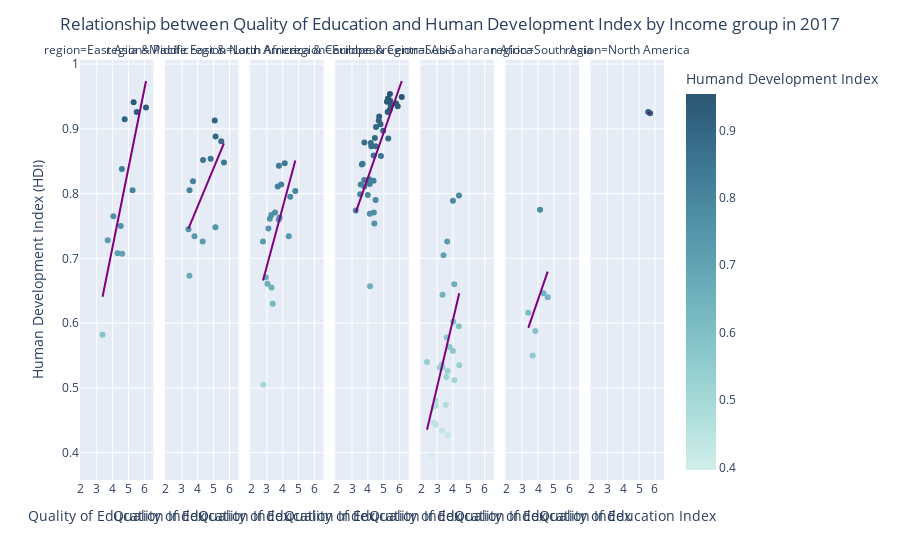

Notebook code for this chart:
### Code cell
fig = px.scatter(data_frame=df_hdi_qual_2017,x='val_qual_ed',y='hdi',facet_col='region',hover_name='country_name',color='hdi',trendline='ols',
                 category_orders= regions_ord, labels={'hdi':'Humand Development Index'},
                 color_continuous_scale=px.colors.sequential.Teal, trendline_color_override='Purple')

#Setting the labels of the plot
fig.update_layout(
    title={
        'text': "Relationship between Quality of Education and Human Development Index by Income group in 2017",
        'x':0.5,
        'xanchor': 'center'},
    xaxis_title="Quality of Education Index",
    yaxis_title="Human Development Index (HDI)"
)
#Ensuring that all x-axis show the correct label
fig.for_each_xaxis(lambda x: x.update(title="Quality of Education Index"))

fig.show()

### Figure 1 — Plotly figure (JSON) as saved in the notebook; plotly's stock layout.template omitted (floating-point values rounded to 4 significant figures)
{"data": [{"hovertemplate": "<b>%{hovertext}</b><br><br>region=East Asia & Pacific<br>val_qual_ed=%{x}<br>Humand Development Index=%{marker.color}<extra></extra>", "hovertext": ["Commonwealth of Australia", "Brunei Darussalam", "Kingdom of Cambodia", "People's Republic of China", "Republic of Indonesia", "Japan", "Malaysia", "Mongolia", "New Zealand", "Republic of the Philippines", "Republic of Singapore", "Kingdom of Thailand"], "legendgroup": "", "marker": {"color": [0.941, 0.838, 0.582, 0.75, 0.707, 0.915, 0.805, 0.728, 0.926, 0.708, 0.933, 0.765], "coloraxis": "coloraxis", "symbol": "circle"}, "mode": "markers", "name": "", "orientation": "v", "showlegend": false, "type": "scatter", "x": [5.325, 4.585, 3.368, 4.514, 4.603, 4.761, 5.258, 3.693, 5.519, 4.312, 6.102, 4.051], "xaxis": "x", "y": [0.941, 0.838, 0.582, 0.75, 0.707, 0.915, 0.805, 0.728, 0.926, 0.708, 0.933, 0.765], "yaxis": "y"}, {"hovertemplate": "<b>OLS trendline</b><br>hdi = 0.121861 * val_qual_ed + 0.230236<br>R<sup>2</sup>=0.707738<br><br>region=East Asia & Pacific<br>val_qual_ed=%{x}<br>Humand Development Index=%{y} <b>(trend)</b><extra></extra>", "legendgroup": "", "line": {"color": "Purple"}, "marker": {"symbol": "circle"}, "mode": "lines", "name": "", "showlegend": false, "type": "scatter", "x": [3.368, 3.693, 4.051, 4.312, 4.514, 4.585, 4.603, 4.761, 5.258, 5.325, 5.519, 6.102], "xaxis": "x", "y": [0.6406, 0.6802, 0.7238, 0.7557, 0.7803, 0.789, 0.7911, 0.8105, 0.871, 0.8791, 0.9028, 0.9738], "yaxis": "y"}, {"hovertemplate": "<b>%{hovertext}</b><br><br>region=Middle East & North Africa<br>val_qual_ed=%{x}<br>Humand Development Index=%{marker.color}<extra></extra>", "hovertext": ["People's Democratic Republic of Algeria", "Kingdom of Bahrain", "State of Israel", "Hashemite Kingdom of Jordan", "State of Kuwait", "Lebanese Republic", "Republic of Malta", "Kingdom of Morocco", "Sultanate of Oman", "State of Qatar", "Kingdom of Saudi Arabia", "Republic of Tunisia", "United Arab Emirates"], "legendgroup": "", "marker": {"color": [0.745, 0.854, 0.913, 0.726, 0.805, 0.748, 0.888, 0.673, 0.819, 0.848, 0.852, 0.734, 0.881], "coloraxis": "coloraxis", "symbol": "circle"}, "mode": "markers", "name": "", "orientation": "v", "showlegend": false, "type": "scatter", "x": [3.417, 4.817, 5.072, 4.312, 3.486, 5.119, 5.124, 3.48, 3.703, 5.651, 4.336, 3.799, 5.482], "xaxis": "x2", "y": [0.745, 0.854, 0.913, 0.726, 0.805, 0.748, 0.888, 0.673, 0.819, 0.848, 0.852, 0.734, 0.881], "yaxis": "y2"}, {"hovertemplate": "<b>OLS trendline</b><br>hdi = 0.0589398 * val_qual_ed + 0.544567<br>R<sup>2</sup>=0.411726<br><br>region=Middle East & North Africa<br>val_qual_ed=%{x}<br>Humand Development Index=%{y} <b>(trend)</b><extra></extra>", "legendgroup": "", "line": {"color": "Purple"}, "marker": {"symbol": "circle"}, "mode": "lines", "name": "", "showlegend": false, "type": "scatter", "x": [3.417, 3.48, 3.486, 3.703, 3.799, 4.312, 4.336, 4.817, 5.072, 5.119, 5.124, 5.482, 5.651], "xaxis": "x2", "y": [0.7459, 0.7496, 0.75, 0.7628, 0.7685, 0.7987, 0.8001, 0.8285, 0.8435, 0.8463, 0.8466, 0.8677, 0.8776], "yaxis": "y2"}, {"hovertemplate": "<b>%{hovertext}</b><br><br>region=Latin America & Caribbean<br>val_qual_ed=%{x}<br>Humand Development Index=%{marker.color}<extra></extra>", "hovertext": ["Argentine Republic", "Federative Republic of Brazil", "Republic of Chile", "Republic of Colombia", "Republic of Costa Rica", "Dominican Republic", "Republic of Ecuador", "Republic of El Salvador", "Republic of Guatemala", "Republic of Haiti", "Republic of Honduras", "Jamaica", "United Mexican States", "Republic of Nicaragua", "Republic of Panama", "Republic of Paraguay", "Republic of Peru", "Republic of Trinidad and Tobago", "Oriental Republic of Uruguay"], "legendgroup": "", "marker": {"color": [0.843, 0.761, 0.847, 0.763, 0.804, 0.746, 0.76, 0.671, 0.655, 0.505, 0.63, 0.734, 0.771, 0.661, 0.811, 0.726, 0.767, 0.795, 0.814], "coloraxis": "coloraxis", "symbol": "circle"}, "mode": "markers", "name": "", "orientation": "v", "showlegend": false, "type": "scatter", "x": [3.757, 3.183, 4.122, 3.8, 4.788, 3.097, 3.751, 2.928, 3.29, 2.768, 3.369, 4.375, 3.512, 3.032, 3.68, 2.754, 3.277, 4.469, 3.902], "xaxis": "x3", "y": [0.843, 0.761, 0.847, 0.763, 0.804, 0.746, 0.76, 0.671, 0.655, 0.505, 0.63, 0.734, 0.771, 0.661, 0.811, 0.726, 0.767, 0.795, 0.814], "yaxis": "y3"}, {"hovertemplate": "<b>OLS trendline</b><br>hdi = 0.0911536 * val_qual_ed + 0.414684<br>R<sup>2</sup>=0.392709<br><br>region=Latin America & Caribbean<br>val_qual_ed=%{x}<br>Humand Development Index=%{y} <b>(trend)</b><extra></extra>", "legendgroup": "", "line": {"color": "Purple"}, "marker": {"symbol": "circle"}, "mode": "lines", "name": "", "showlegend": false, "type": "scatter", "x": [2.754, 2.768, 2.928, 3.032, 3.097, 3.183, 3.277, 3.29, 3.369, 3.512, 3.68, 3.751, 3.757, 3.8, 3.902, 4.122, 4.375, 4.469, 4.788], "xaxis": "x3", "y": [0.6657, 0.667, 0.6816, 0.6911, 0.697, 0.7048, 0.7134, 0.7145, 0.7218, 0.7348, 0.7501, 0.7566, 0.7571, 0.7611, 0.7704, 0.7904, 0.8134, 0.822, 0.8511], "yaxis": "y3"}, {"hovertemplate": "<b>%{hovertext}</b><br><br>region=Europe & Central Asia<br>val_qual_ed=%{x}<br>Humand Development Index=%{marker.color}<extra></extra>", "hovertext": ["Republic of Albania", "Republic of Armenia", "Republic of Austria", "Republic of Azerbaijan", "Kingdom of Belgium", "Bosnia and Herzegovina", "Republic of Bulgaria", "Republic of Croatia", "Republic of Cyprus", "Kingdom of Denmark", "Republic of Estonia", "Republic of Finland", "French Republic", "Georgia", "Federal Republic of Germany", "Hellenic Republic", "Hungary", "Republic of Iceland", "Ireland", "Italian Republic", "Republic of Kazakhstan", "Republic of Latvia", "Republic of Lithuania", "Grand Duchy of Luxembourg", "Montenegro", "Kingdom of the Netherlands", "Kingdom of Norway", "Republic of Poland", "Portuguese Republic", "Romania", "Russian Federation", "Republic of Serbia", "Republic of Slovenia", "Kingdom of Spain", "Kingdom of Sweden", "Switzerland", "Republic of Tajikistan", "Republic of Turkey", "Ukraine", "United Kingdom of Great Britain and Northern Ireland"], "legendgroup": "", "marker": {"color": [0.79, 0.769, 0.919, 0.754, 0.929, 0.774, 0.811, 0.845, 0.878, 0.936, 0.885, 0.935, 0.897, 0.799, 0.943, 0.879, 0.846, 0.943, 0.947, 0.886, 0.815, 0.859, 0.873, 0.913, 0.822, 0.939, 0.954, 0.873, 0.858, 0.821, 0.82, 0.798, 0.907, 0.903, 0.942, 0.949, 0.657, 0.814, 0.771, 0.926], "coloraxis": "coloraxis", "symbol": "circle"}, "mode": "markers", "name": "", "orientation": "v", "showlegend": false, "type": "scatter", "x": [4.486, 4.123, 4.71, 4.406, 5.367, 3.237, 3.773, 3.622, 4.184, 5.441, 5.281, 5.878, 4.963, 3.515, 5.284, 3.778, 3.664, 5.411, 5.269, 4.438, 4.113, 4.364, 4.489, 4.684, 4.08, 5.779, 5.386, 4.217, 4.821, 3.774, 4.356, 3.996, 4.796, 4.515, 5.199, 6.133, 4.135, 3.552, 4.374, 5.246], "xaxis": "x4", "y": [0.79, 0.769, 0.919, 0.754, 0.929, 0.774, 0.811, 0.845, 0.878, 0.936, 0.885, 0.935, 0.897, 0.799, 0.943, 0.879, 0.846, 0.943, 0.947, 0.886, 0.815, 0.859, 0.873, 0.913, 0.822, 0.939, 0.954, 0.873, 0.858, 0.821, 0.82, 0.798, 0.907, 0.903, 0.942, 0.949, 0.657, 0.814, 0.771, 0.926], "yaxis": "y4"}, {"hovertemplate": "<b>OLS trendline</b><br>hdi = 0.0700639 * val_qual_ed + 0.54421<br>R<sup>2</sup>=0.536549<br><br>region=Europe & Central Asia<br>val_qual_ed=%{x}<br>Humand Development Index=%{y} <b>(trend)</b><extra></extra>", "legendgroup": "", "line": {"color": "Purple"}, "marker": {"symbol": "circle"}, "mode": "lines", "name": "", "showlegend": false, "type": "scatter", "x": [3.237, 3.515, 3.552, 3.622, 3.664, 3.773, 3.774, 3.778, 3.996, 4.08, 4.113, 4.123, 4.135, 4.184, 4.217, 4.356, 4.364, 4.374, 4.406, 4.438, 4.486, 4.489, 4.515, 4.684, 4.71, 4.796, 4.821, 4.963, 5.199, 5.246, 5.269, 5.281, 5.284, 5.367, 5.386, 5.411, 5.441, 5.779, 5.878, 6.133], "xaxis": "x4", "y": [0.771, 0.7905, 0.7931, 0.798, 0.8009, 0.8086, 0.8086, 0.8089, 0.8242, 0.8301, 0.8324, 0.8331, 0.8339, 0.8374, 0.8397, 0.8494, 0.85, 0.8507, 0.8529, 0.8552, 0.8585, 0.8587, 0.8606, 0.8724, 0.8742, 0.8803, 0.882, 0.892, 0.9085, 0.9118, 0.9133, 0.9142, 0.9145, 0.9202, 0.9216, 0.9233, 0.9254, 0.9491, 0.956, 0.9739], "yaxis": "y4"}, {"hovertemplate": "<b>%{hovertext}</b><br><br>region=Sub-Saharan Africa<br>val_qual_ed=%{x}<br>Humand Development Index=%{marker.color}<extra></extra>", "hovertext": ["Republic of Benin", "Republic of Botswana", "Republic of Burundi", "Republic of Cabo Verde", "Republic of Cameroon", "Republic of Chad", "Federal Democratic Republic of Ethiopia", "Republic of Ghana", "Republic of Guinea", "Republic of Kenya", "Kingdom of Lesotho", "Republic of Liberia", "Republic of Madagascar", "Republic of Malawi", "Republic of Mali", "Islamic Republic of Mauritania", "Republic of Mauritius", "Republic of Mozambique", "Republic of Namibia", "Federal Republic of Nigeria", "Republic of Rwanda", "Republic of Senegal", "Republic of Seychelles", "Republic of Sierra Leone", "Republic of South Africa", "Republic of Uganda", "Republic of Zambia", "Republic of Zimbabwe"], "legendgroup": "", "marker": {"color": [0.536, 0.726, 0.434, 0.66, 0.557, 0.396, 0.474, 0.602, 0.471, 0.595, 0.517, 0.481, 0.526, 0.473, 0.427, 0.54, 0.797, 0.446, 0.644, 0.531, 0.535, 0.512, 0.789, 0.443, 0.705, 0.532, 0.578, 0.563], "coloraxis": "coloraxis", "symbol": "circle"}, "mode": "markers", "name": "", "orientation": "v", "showlegend": false, "type": "scatter", "x": [3.303, 3.636, 3.31, 4.08, 3.995, 2.613, 3.549, 4.019, 2.795, 4.365, 3.584, 2.892, 3.672, 2.923, 3.664, 2.366, 4.377, 2.79, 3.345, 3.168, 4.394, 4.097, 3.995, 2.917, 3.402, 3.343, 3.609, 3.793], "xaxis": "x5", "y": [0.536, 0.726, 0.434, 0.66, 0.557, 0.396, 0.474, 0.602, 0.471, 0.595, 0.517, 0.481, 0.526, 0.473, 0.427, 0.54, 0.797, 0.446, 0.644, 0.531, 0.535, 0.512, 0.789, 0.443, 0.705, 0.532, 0.578, 0.563], "yaxis": "y5"}, {"hovertemplate": "<b>OLS trendline</b><br>hdi = 0.10379 * val_qual_ed + 0.18996<br>R<sup>2</sup>=0.297403<br><br>region=Sub-Saharan Africa<br>val_qual_ed=%{x}<br>Humand Development Index=%{y} <b>(trend)</b><extra></extra>", "legendgroup": "", "line": {"color": "Purple"}, "marker": {"symbol": "circle"}, "mode": "lines", "name": "", "showlegend": false, "type": "scatter", "x": [2.366, 2.613, 2.79, 2.795, 2.892, 2.917, 2.923, 3.168, 3.303, 3.31, 3.343, 3.345, 3.402, 3.549, 3.584, 3.609, 3.636, 3.664, 3.672, 3.793, 3.995, 3.995, 4.019, 4.08, 4.097, 4.365, 4.377, 4.394], "xaxis": "x5", "y": [0.4355, 0.4612, 0.4796, 0.48, 0.4901, 0.4927, 0.4933, 0.5188, 0.5328, 0.5335, 0.5369, 0.5372, 0.5431, 0.5583, 0.5619, 0.5646, 0.5674, 0.5702, 0.5711, 0.5837, 0.6046, 0.6046, 0.6071, 0.6135, 0.6152, 0.643, 0.6443, 0.646], "yaxis": "y5"}, {"hovertemplate": "<b>%{hovertext}</b><br><br>region=South Asia<br>val_qual_ed=%{x}<br>Humand Development Index=%{marker.color}<extra></extra>", "hovertext": ["People's Republic of Bangladesh", "Kingdom of Bhutan", "Republic of India", "Nepal", "Islamic Republic of Pakistan", "Democratic Socialist Republic of Sri Lanka"], "legendgroup": "", "marker": {"color": [0.616, 0.646, 0.64, 0.588, 0.55, 0.775], "coloraxis": "coloraxis", "symbol": "circle"}, "mode": "markers", "name": "", "orientation": "v", "showlegend": false, "type": "scatter", "x": [3.384, 4.341, 4.605, 3.831, 3.66, 4.124], "xaxis": "x6", "y": [0.616, 0.646, 0.64, 0.588, 0.55, 0.775], "yaxis": "y6"}, {"hovertemplate": "<b>OLS trendline</b><br>hdi = 0.0712066 * val_qual_ed + 0.351652<br>R<sup>2</sup>=0.175305<br><br>region=South Asia<br>val_qual_ed=%{x}<br>Humand Development Index=%{y} <b>(trend)</b><extra></extra>", "legendgroup": "", "line": {"color": "Purple"}, "marker": {"symbol": "circle"}, "mode": "lines", "name": "", "showlegend": false, "type": "scatter", "x": [3.384, 3.66, 3.831, 4.124, 4.341, 4.605], "xaxis": "x6", "y": [0.5926, 0.6123, 0.6244, 0.6453, 0.6608, 0.6796], "yaxis": "y6"}, {"hovertemplate": "<b>%{hovertext}</b><br><br>region=North America<br>val_qual_ed=%{x}<br>Humand Development Index=%{marker.color}<extra></extra>", "hovertext": ["Canada", "United States of America"], "legendgroup": "", "marker": {"color": [0.926, 0.924], "coloraxis": "coloraxis", "symbol": "circle"}, "mode": "markers", "name": "", "orientation": "v", "showlegend": false, "type": "scatter", "x": [5.579, 5.697], "xaxis": "x7", "y": [0.926, 0.924], "yaxis": "y7"}, {"hovertemplate": "<b>OLS trendline</b><br>hdi = -0.0169435 * val_qual_ed + 1.02054<br>R<sup>2</sup>=1.000000<br><br>region=North America<br>val_qual_ed=%{x}<br>Humand Development Index=%{y} <b>(trend)</b><extra></extra>", "legendgroup": "", "line": {"color": "Purple"}, "marker": {"symbol": "circle"}, "mode": "lines", "name": "", "showlegend": false, "type": "scatter", "x": [5.579, 5.697], "xaxis": "x7", "y": [0.926, 0.924], "yaxis": "y7"}], "layout": {"annotations": [{"font": {}, "showarrow": false, "text": "region=East Asia & Pacific", "x": 0.06286, "xanchor": "center", "xref": "paper", "y": 1, "yanchor": "bottom", "yref": "paper"}, {"font": {}, "showarrow": false, "text": "region=Middle East & North Africa", "x": 0.2086, "xanchor": "center", "xref": "paper", "y": 1, "yanchor": "bottom", "yref": "paper"}, {"font": {}, "showarrow": false, "text": "region=Latin America & Caribbean", "x": 0.3543, "xanchor": "center", "xref": "paper", "y": 1, "yanchor": "bottom", "yref": "paper"}, {"font": {}, "showarrow": false, "text": "region=Europe & Central Asia", "x": 0.5, "xanchor": "center", "xref": "paper", "y": 1, "yanchor": "bottom", "yref": "paper"}, {"font": {}, "showarrow": false, "text": "region=Sub-Saharan Africa", "x": 0.6457, "xanchor": "center", "xref": "paper", "y": 1, "yanchor": "bottom", "yref": "paper"}, {"font": {}, "showarrow": false, "text": "region=South Asia", "x": 0.7914, "xanchor": "center", "xref": "paper", "y": 1, "yanchor": "bottom", "yref": "paper"}, {"font": {}, "showarrow": false, "text": "region=North America", "x": 0.9371, "xanchor": "center", "xref": "paper", "y": 1, "yanchor": "bottom", "yref": "paper"}], "coloraxis": {"colorbar": {"title": {"text": "Humand Development Index"}}, "colorscale": [[0, "rgb(209, 238, 234)"], [0.1667, "rgb(168, 219, 217)"], [0.3333, "rgb(133, 196, 201)"], [0.5, "rgb(104, 171, 184)"], [0.6667, "rgb(79, 144, 166)"], [0.8333, "rgb(59, 115, 143)"], [1, "rgb(42, 86, 116)"]]}, "legend": {"tracegroupgap": 0}, "margin": {"t": 60}, "title": {"text": "Relationship between Quality of Education and Human Development Index by Income group in 2017", "x": 0.5, "xanchor": "center"}, "xaxis": {"anchor": "y", "domain": [0, 0.1257], "title": {"text": "Quality of Education Index"}}, "xaxis2": {"anchor": "y2", "domain": [0.1457, 0.2714], "matches": "x", "title": {"text": "Quality of Education Index"}}, "xaxis3": {"anchor": "y3", "domain": [0.2914, 0.4171], "matches": "x", "title": {"text": "Quality of Education Index"}}, "xaxis4": {"anchor": "y4", "domain": [0.4371, 0.5629], "matches": "x", "title": {"text": "Quality of Education Index"}}, "xaxis5": {"anchor": "y5", "domain": [0.5829, 0.7086], "matches": "x", "title": {"text": "Quality of Education Index"}}, "xaxis6": {"anchor": "y6", "domain": [0.7286, 0.8543], "matches": "x", "title": {"text": "Quality of Education Index"}}, "xaxis7": {"anchor": "y7", "domain": [0.8743, 1.0], "matches": "x", "title": {"text": "Quality of Education Index"}}, "yaxis": {"anchor": "x", "domain": [0, 1], "title": {"text": "Human Development Index (HDI)"}}, "yaxis2": {"anchor": "x2", "domain": [0, 1], "matches": "y", "showticklabels": false}, "yaxis3": {"anchor": "x3", "domain": [0, 1], "matches": "y", "showticklabels": false}, "yaxis4": {"anchor": "x4", "domain": [0, 1], "matches": "y", "showticklabels": false}, "yaxis5": {"anchor": "x5", "domain": [0, 1], "matches": "y", "showticklabels": false}, "yaxis6": {"anchor": "x6", "domain": [0, 1], "matches": "y", "showticklabels": false}, "yaxis7": {"anchor": "x7", "domain": [0, 1], "matches": "y", "showticklabels": false}}}
